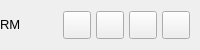
           <widget class="QFrame" name="contentTopBg">
            <property name="minimumSize">
             <size>
              <width>0</width>
              <height>50</height>
             </size>
            </property>
            <property name="maximumSize">
             <size>
              <width>16777215</width>
              <height>50</height>
             </size>
            </property>
            <property name="frameShape">
             <enum>QFrame::NoFrame</enum>
            </property>
            <property name="frameShadow">
             <enum>QFrame::Raised</enum>
            </property>
            <layout class="QHBoxLayout" name="horizontalLayout">
             <property name="spacing">
              <number>0</number>
             </property>
             <property name="leftMargin">
              <number>0</number>
             </property>
             <property name="topMargin">
              <number>0</number>
             </property>
             <property name="rightMargin">
              <number>10</number>
             </property>
             <property name="bottomMargin">
              <number>0</number>
             </property>
             <item>
              <widget class="QFrame" name="leftBox">
               <property name="sizePolicy">
                <sizepolicy hsizetype="Expanding" vsizetype="Preferred">
                 <horstretch>0</horstretch>
                 <verstretch>0</verstretch>
                </sizepolicy>
               </property>
               <property name="frameShape">
                <enum>QFrame::NoFrame</enum>
               </property>
               <property name="frameShadow">
                <enum>QFrame::Raised</enum>
               </property>
               <layout class="QHBoxLayout" name="horizontalLayout_3">
                <property name="spacing">
                 <number>0</number>
                </property>
                <property name="leftMargin">
                 <number>0</number>
                </property>
                <property name="topMargin">
                 <number>0</number>
                </property>
                <property name="rightMargin">
                 <number>0</number>
                </property>
                <property name="bottomMargin">
                 <number>0</number>
                </property>
                <item>
                 <widget class="QLabel" name="titleRightInfo">
                  <property name="sizePolicy">
                   <sizepolicy hsizetype="Preferred" vsizetype="Expanding">
                    <horstretch>0</horstretch>
                    <verstretch>0</verstretch>
                   </sizepolicy>
                  </property>
                  <property name="maximumSize">
                   <size>
                    <width>16777215</width>
                    <height>45</height>
                   </size>
                  </property>
                  <property name="font">
                   <font>
                    <family>Segoe UI</family>
                    <pointsize>10</pointsize>
                    <italic>false</italic>
                    <bold>false</bold>
                   </font>
                  </property>
                  <property name="text">
                   <string>RM</string>
                  </property>
                  <property name="alignment">
                   <set>Qt::AlignLeading|Qt::AlignLeft|Qt::AlignVCenter</set>
                  </property>
                 </widget>
                </item>
               </layout>
              </widget>
             </item>
             <item alignment="Qt::AlignRight">
              <widget class="QFrame" name="rightButtons">
               <property name="minimumSize">
                <size>
                 <width>0</width>
                 <height>28</height>
                </size>
               </property>
               <property name="frameShape">
                <enum>QFrame::NoFrame</enum>
               </property>
               <property name="frameShadow">
                <enum>QFrame::Raised</enum>
               </property>
               <layout class="QHBoxLayout" name="horizontalLayout_2">
                <property name="spacing">
                 <number>5</number>
                </property>
                <property name="leftMargin">
                 <number>0</number>
                </property>
                <property name="topMargin">
                 <number>0</number>
                </property>
                <property name="rightMargin">
                 <number>0</number>
                </property>
                <property name="bottomMargin">
                 <number>0</number>
                </property>
                <item>
                 <widget class="QPushButton" name="settingsTopBtn">
                  <property name="minimumSize">
                   <size>
                    <width>28</width>
                    <height>28</height>
                   </size>
                  </property>
                  <property name="maximumSize">
                   <size>
                    <width>28</width>
                    <height>28</height>
                   </size>
                  </property>
                  <property name="cursor">
                   <cursorShape>PointingHandCursor</cursorShape>
                  </property>
                  <property name="toolTip">
                   <string>Settings</string>
                  </property>
                  <property name="text">
                   <string/>
                  </property>
                  <property name="icon">
                   <iconset resource="resources.qrc">
                    <normaloff>:/icons/images/icons/icon_settings.png</normaloff>:/icons/images/icons/icon_settings.png</iconset>
                  </property>
                  <property name="iconSize">
                   <size>
                    <width>20</width>
                    <height>20</height>
                   </size>
                  </property>
                 </widget>
                </item>
                <item>
                 <widget class="QPushButton" name="minimizeAppBtn">
                  <property name="minimumSize">
                   <size>
                    <width>28</width>
                    <height>28</height>
                   </size>
                  </property>
                  <property name="maximumSize">
                   <size>
                    <width>28</width>
                    <height>28</height>
                   </size>
                  </property>
                  <property name="cursor">
                   <cursorShape>PointingHandCursor</cursorShape>
                  </property>
                  <property name="toolTip">
                   <string>Minimize</string>
                  </property>
                  <property name="text">
                   <string/>
                  </property>
                  <property name="icon">
                   <iconset resource="resources.qrc">
                    <normaloff>:/icons/images/icons/icon_minimize.png</normaloff>:/icons/images/icons/icon_minimize.png</iconset>
                  </property>
                  <property name="iconSize">
                   <size>
                    <width>20</width>
                    <height>20</height>
                   </size>
                  </property>
                 </widget>
                </item>
                <item>
                 <widget class="QPushButton" name="maximizeRestoreAppBtn">
                  <property name="minimumSize">
                   <size>
                    <width>28</width>
                    <height>28</height>
                   </size>
                  </property>
                  <property name="maximumSize">
                   <size>
                    <width>28</width>
                    <height>28</height>
                   </size>
                  </property>
                  <property name="font">
                   <font>
                    <family>Segoe UI</family>
                    <pointsize>10</pointsize>
                    <italic>false</italic>
                    <bold>false</bold>
                    <stylestrategy>PreferDefault</stylestrategy>
                   </font>
                  </property>
                  <property name="cursor">
                   <cursorShape>PointingHandCursor</cursorShape>
                  </property>
                  <property name="toolTip">
                   <string>Maximize</string>
                  </property>
                  <property name="text">
                   <string/>
                  </property>
                  <property name="icon">
                   <iconset resource="resources.qrc">
                    <normaloff>:/icons/images/icons/icon_maximize.png</normaloff>:/icons/images/icons/icon_maximize.png</iconset>
                  </property>
                  <property name="iconSize">
                   <size>
                    <width>20</width>
                    <height>20</height>
                   </size>
                  </property>
                 </widget>
                </item>
                <item>
                 <widget class="QPushButton" name="closeAppBtn">
                  <property name="minimumSize">
                   <size>
                    <width>28</width>
                    <height>28</height>
                   </size>
                  </property>
                  <property name="maximumSize">
                   <size>
                    <width>28</width>
                    <height>28</height>
                   </size>
                  </property>
                  <property name="cursor">
                   <cursorShape>PointingHandCursor</cursorShape>
                  </property>
                  <property name="toolTip">
                   <string>Close</string>
                  </property>
                  <property name="text">
                   <string/>
                  </property>
                  <property name="icon">
                   <iconset resource="resources.qrc">
                    <normaloff>:/icons/images/icons/icon_close.png</normaloff>:/icons/images/icons/icon_close.png</iconset>
                  </property>
                  <property name="iconSize">
                   <size>
                    <width>20</width>
                    <height>20</height>
                   </size>
                  </property>
                 </widget>
                </item>
               </layout>
              </widget>
             </item>
            </layout>
           </widget>
